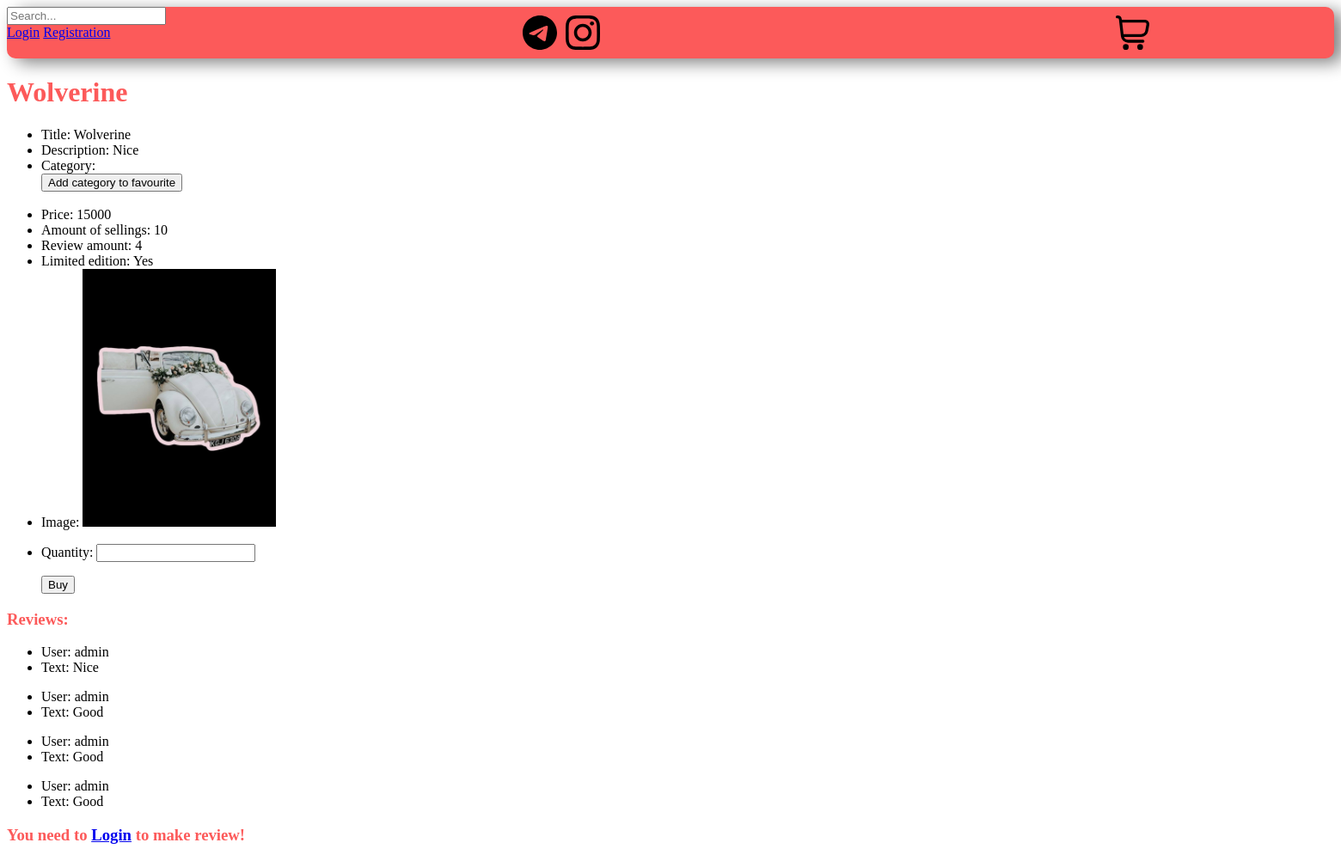
The page /market/product_list/2/ on the database its author committed.
### app_market/models.py (models this page shows, shortened)
class Item(models.Model):
    title = models.CharField(max_length=30, verbose_name='Item title')
    description = models.TextField(max_length=200, verbose_name='Item description')
    price = models.PositiveIntegerField(verbose_name='Item price')
    sell_amt = models.PositiveIntegerField(default=1, verbose_name='Item amount')
    limited_edition = models.BooleanField(default=None, verbose_name='Limited edition')
    in_stock = models.PositiveIntegerField(default=1, verbose_name='Item in stock')
    img = models.ImageField(null=True, verbose_name='Item Image', upload_to='files/items/')
    published_at = models.DateTimeField(auto_now_add=True, verbose_name='Day of publishing')
    category = models.ForeignKey('Category', null=True, default=None, on_delete=models.CASCADE)
    def get_upload_url(self):
        return self.img.url

class Review(models.Model):
    user = models.ForeignKey(User, on_delete=models.CASCADE)
    text = models.TextField(max_length=500, verbose_name='Text')
    item = models.ForeignKey(Item, default=None, on_delete=models.CASCADE)

### app_market/views.py (the view, shortened to what this page needs)
# urls.py: path('product_list/<int:pk>/', ProductDetailView.as_view(), name='product_detail'),
class ProductDetailView(generic.DetailView):
    model = Item
    template_name = 'app_market/item_detail.html'
    context_object_name = 'item_detail'
    def get_context_data(self, **kwargs):
        context = super().get_context_data(**kwargs)
        context['form'] = ReviewForm()
        context['review_list'] = Review.objects.filter(item_id=self.object.id).all()
        context['review_count'] = Review.objects.filter(item_id=self.object.id).all().count()
        context['buy_form'] = CartForm()
        context['add_category_form'] = AddFaveCategory()
        return context

### app_market/forms.py
class ReviewForm(forms.ModelForm):
    class Meta:
        model = Review
        fields = ['text']

class CartForm(forms.Form):
    quantity = forms.IntegerField()
    update = forms.BooleanField(required=False, initial=False, widget=forms.HiddenInput)

### app_market/templates/app_market/item_detail.html (shortened to what this page needs)
{% extends 'app_market/base.html' %}
{% block content %}
    <h1>{{ item_detail.title }}</h1>
    <ul>
        <li>Title: {{ item_detail.title }}</li>
        <li>Description: {{ item_detail.description }}</li>
        <li>Category: {{ item_detail.category.title }}
            <form method="post">
                <button type="submit">Add category to favourite</button>
            </form>
        </li>
        <br>
        <li>Price: {{ item_detail.price }}</li>
        <li>Amount of sellings: {{ item_detail.sell_amt }}</li>
        <li>Review amount: {{ review_count }}</li>
        {% if item_detail.limited_edition %}
            <li>Limited edition: Yes</li>
        {% endif %}
        <li>Image: <img src="{{ item_detail.get_upload_url }}" height="300"></li>
        <li>
            <form method="post">
                {{ buy_form.as_p }}
                <button type="submit">Buy</button>
            </form>
        </li>
    </ul>
    <h3>Reviews:</h3>
    {% for rev in review_list %}
        <ul>
            <li>User: {{ rev.user.username }}</li>
            <li>Text: {{ rev.text }}</li>
        </ul>
    {% endfor %}
    {% if request.user.is_authenticated %}
        <form method="post">
            {% csrf_token %}
            {{ form.as_p }}
            <button type="submit">Add</button>
        </form>
    {% else %}
        <h3>You need to <a href="{% url 'login' %}">Login</a> to make review!</h3>
    {% endif %}
{% endblock %}

### static/css/style.css (style rules this page uses)
h1, h3, h4 { color: #fc5a5a; }

### rows shown on the page
Item: title "Wolverine", description "Nice", price "15000", sell_amt "10", get_upload_url (picture)
Review: user.username "admin", text "Nice"
Review: user.username "admin", text "Good"
Review: user.username "admin", text "Good"
Review: user.username "admin", text "Good"

### other values the page prints
{{ review_count }} "4"
